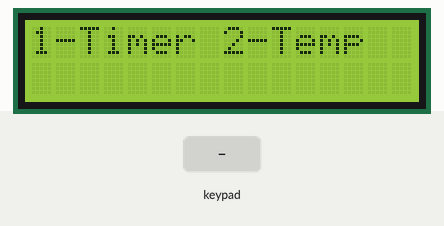
Simulated run of this sketch. Board: Arduino Uno, built with avr-gcc and run on an emulated ATmega328P. Parts: 16×2 character LCD. The inputs (shaded band) are chosen by the test bench.

Above: at 1.2 s.
1.3 s: keypad keys 1 3 9 7 2 2 # pressed 0.4 s apart
At 4.6 s:
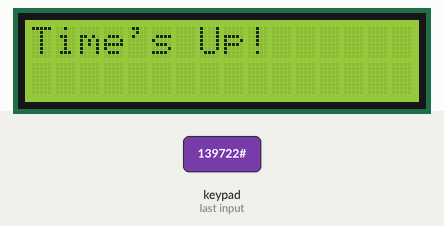
5.6 s: key '2' pressed
At 6.0 s:
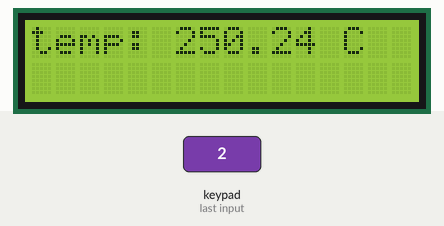
8.6 s: keypad keys 1 1 1 0 9 8 # pressed 0.4 s apart
At 11.5 s:
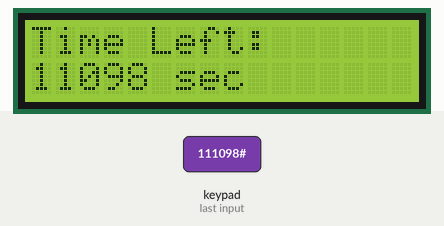
Timing chart, 0 to 13.0 s (numbered marks = the images above; inputs shaded):
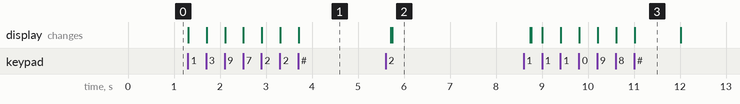

Measured:
- after the input at 1.3 s, the display: first changes at once (image 1 shows a later state)
- after the input at 5.6 s, the display: first differs from a run without the input after 0.14 s (image 2)
- after the input at 8.6 s, the display: first differs from a run without the input after 0.17 s (image 3 shows a later state)

The sketch:

ArduinoProject1.ino
```cpp
#include <LiquidCrystal.h>
#include "Keypad.h"
#include <string.h>

LiquidCrystal lcd(13, 12, 3, 2, 1, 0);
//input sensor ffor the temp
const int IST = A0;

const byte ROWS = 4; // four rows
const byte COLS = 4; // four columns
char keys[ROWS][COLS] =
{
{'1','2','3','A'},
{'4','5','6','B'},
{'7','8','9','C'},
{'*','0','#','D'}
};
byte rowPins[ROWS] = {11, 10, 9, 8};
byte colPins[COLS] = {7, 6, 5, 4};
Keypad keypad = Keypad( makeKeymap(keys), rowPins, colPins, ROWS, COLS );

void setup()
{
  lcd.begin(16, 2);
}
void loop()
{
  lcd.setCursor(0,0);
  lcd.print("1-Timer 2-Temp");

  char Key = keypad.getKey();
  int num = Key - '0';

 if(num == 1){
  Timer();
  }

  else if(num == 2){
  Templevels();
  }

}


  void Timer() {
  lcd.clear();
  lcd.setCursor(0, 0);
  lcd.print("Timer in Sec:");

  String input = ""; // To store the user input as a string
  char key;

  // Input phase
  while (true) {
    key = keypad.getKey(); // Get a key press from the keypad
    if (key) { // If a key is pressed == true
      if (key == '#') {
        break;
      } else if (isdigit(key)) { // If the key is a digit
        input += key; // Append the digit to the input string
        lcd.setCursor(0, 1);
        lcd.print(input); // Display the input on the LCD
      }
    }
  }

  // Convert the input string to an integer
  int timerSeconds = input.toInt();

  // Countdown phase
  for (int i = timerSeconds; i >= 0; i--) {
    lcd.clear();
    lcd.setCursor(0, 0);
    lcd.print("Time Left:");
    lcd.setCursor(0, 1);
    lcd.print(i);
    lcd.print(" sec");
    delay(1000);
  }

  // when the timer up
  lcd.clear();
  lcd.setCursor(0, 0);
  lcd.print("Time's Up!");
  delay(2000); // Display "Time's Up!" for 2 seconds
  lcd.clear();
}


void Templevels(){
  lcd.clear();

  float temperature_voltage = (analogRead(A0) * 5.0) / 1023.0;
  float Temp_C = temperature_voltage * 100;

  lcd.setCursor(0, 0);
  //print the word temp:
  lcd.print("temp: ");
  lcd.print(Temp_C);
   lcd.print(" C ");

  delay(3000);
  lcd.clear();
}
```
